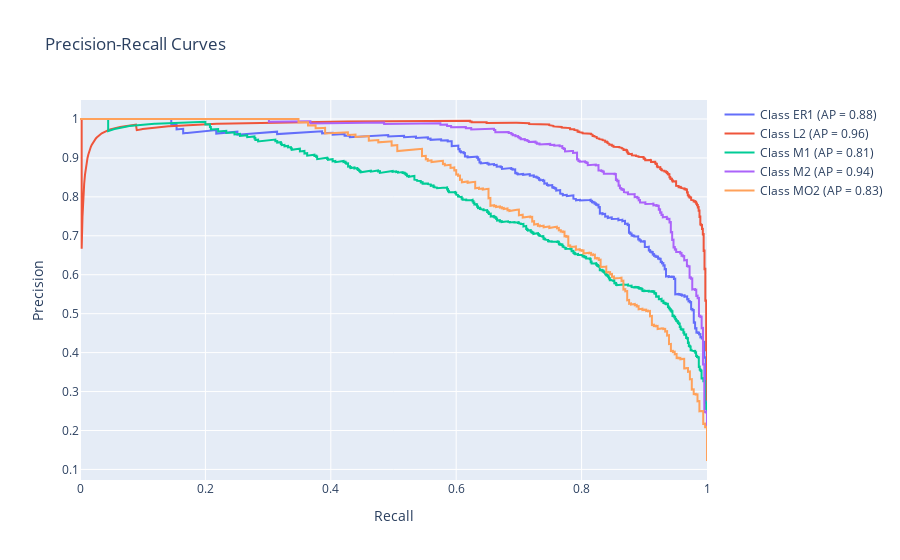

Notebook code for this chart:
### Code cell
import pandas as pd
import plotly.graph_objs as go
from sklearn.metrics import precision_recall_curve, average_precision_score
from sklearn.preprocessing import label_binarize

# Load the dataset
# file_path = '/Users/neo/Documents/DATA/deephemev3_val_predictions.csv'
file_path = "/Users/neo/Documents/Research/MODELS/2024-06-24 DeepHeme M1 MO2 M2 L2 ER1 epochs=500/predictions.csv"
data = pd.read_csv(file_path)

# Identify the columns with predicted probabilities (numeric columns only)
probability_columns = data.select_dtypes(include='number').columns

# Binarize the labels
labels = data['label']
binarized_labels = label_binarize(labels, classes=probability_columns)

# Prepare the true labels and predicted probabilities
true_labels = binarized_labels
predicted_probabilities = data[probability_columns].values

# Create an empty figure
fig = go.Figure()

# Add precision-recall curves for each class
for i, class_label in enumerate(probability_columns):
    precision, recall, _ = precision_recall_curve(true_labels[:, i], predicted_probabilities[:, i])
    avg_precision = average_precision_score(true_labels[:, i], predicted_probabilities[:, i])
    fig.add_trace(go.Scatter(
        x=recall, y=precision,
        mode='lines',
        name=f'Class {class_label} (AP = {avg_precision:.2f})'
    ))

# Update layout
fig.update_layout(
    title='Precision-Recall Curves',
    xaxis_title='Recall',
    yaxis_title='Precision'
)

# Show the interactive plot
fig.show()

### Figure 1 — Plotly figure (JSON) as saved in the notebook; plotly's stock layout.template omitted (floating-point values rounded to 4 significant figures; data arrays with more than 128 entries replaced by an {"elided": "..."} marker saying what was removed)
{"data": [{"mode": "lines", "name": "Class ER1 (AP = 0.88)", "type": "scatter", "x": {"elided": "2694 float values"}, "y": {"elided": "2694 float values"}}, {"mode": "lines", "name": "Class L2 (AP = 0.96)", "type": "scatter", "x": {"elided": "2689 float values"}, "y": {"elided": "2689 float values"}}, {"mode": "lines", "name": "Class M1 (AP = 0.81)", "type": "scatter", "x": {"elided": "2695 float values"}, "y": {"elided": "2695 float values"}}, {"mode": "lines", "name": "Class M2 (AP = 0.94)", "type": "scatter", "x": {"elided": "2691 float values"}, "y": {"elided": "2691 float values"}}, {"mode": "lines", "name": "Class MO2 (AP = 0.83)", "type": "scatter", "x": {"elided": "2695 float values"}, "y": {"elided": "2695 float values"}}], "layout": {"title": {"text": "Precision-Recall Curves"}, "xaxis": {"title": {"text": "Recall"}}, "yaxis": {"title": {"text": "Precision"}}}}
